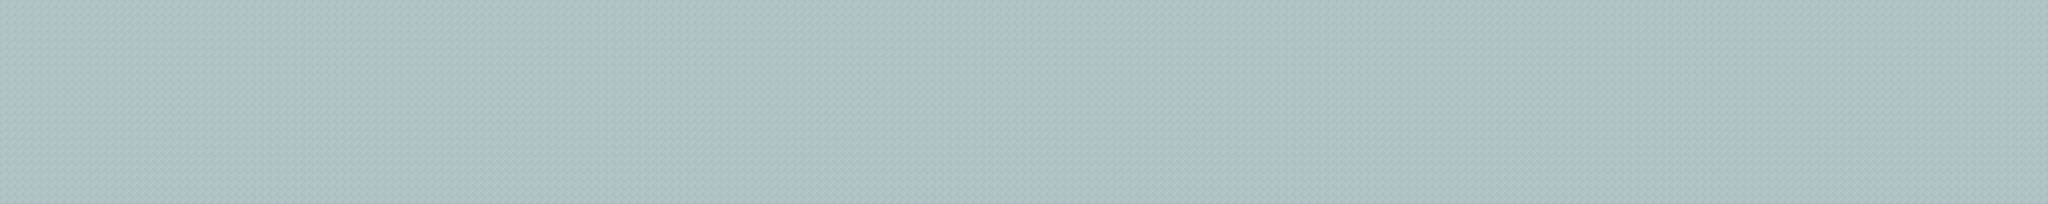

A level layout from a 2D game, rendered from its tile map. Below: a short description, then the map file with tile-grid data replaced by summaries:
An orthogonal 250x25 tile map with 32x32 px tiles, 5 tile layers (background, middleground1, middleground, middleground2, ...) and 6 objects.

<map version="1.0" orientation="orthogonal" renderorder="left-up" width="250" height="25" tilewidth="32" tileheight="32" nextobjectid="7">
 <tileset firstgid="1" name="tiles32" tilewidth="32" tileheight="32">
  <tile id="0">
   <image width="32" height="32" source="../Platformer/Base/Tiles32/metalCenter.png" />
  </tile>
 </tileset>
 <layer name="background" width="250" height="25">
  <data>[6250 cells, 6250 non-empty, 1 distinct tile ids]</data>
 </layer>
 <layer name="middleground1" width="250" height="25">
  <data>[6250 cells, 0 non-empty, 0 distinct tile ids]</data>
 </layer>
 <layer name="middleground" width="250" height="25">
  <data>[6250 cells, 0 non-empty, 0 distinct tile ids]</data>
 </layer>
 <layer name="middleground2" width="250" height="25">
  <data>[6250 cells, 0 non-empty, 0 distinct tile ids]</data>
 </layer>
 <layer name="foreground" width="250" height="25">
  <data>[6250 cells, 0 non-empty, 0 distinct tile ids]</data>
 </layer>
 <objectgroup name="solid">
  <object id="1" x="1" y="2" width="29" height="798" />
  <object id="2" x="33" y="2" width="7963" height="31" />
  <object id="3" x="7969" y="6" width="26" height="792" />
  <object id="4" x="29" y="770" width="7943" height="27" />
 </objectgroup>
 <objectgroup name="teleport">
  <object id="5" x="81" y="655" width="84" height="54">
   <properties>
    <property name="start" value="true" />
   </properties>
  </object>
  <object id="6" x="7870" y="676" width="66" height="92">
   <properties>
    <property name="level" value="../Maps/world12.tmx" />
   </properties>
  </object>
 </objectgroup>
 <objectgroup name="objects" />
 <objectgroup name="death" />
</map>
